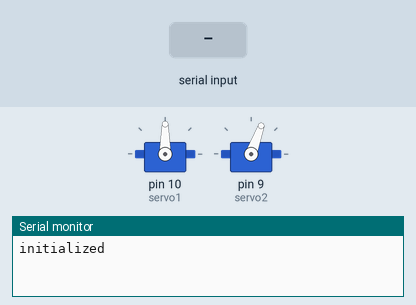
This sketch was run on a simulated Arduino Uno, built with avr-gcc and run on an emulated ATmega328P. On the bench: 2 × servo, the last lines printed to the serial monitor. The inputs (shaded band) are chosen by the test bench.

Above: at 2.2 s.
2.3 s: "30|150\n" received over Serial
At 3.0 s:
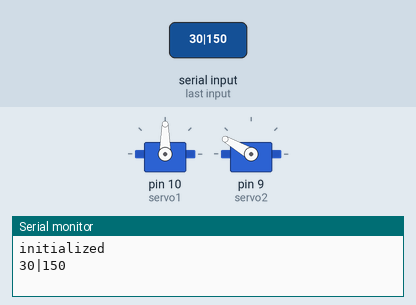
3.8 s: "1|90|45\n" received over Serial
At 4.3 s:
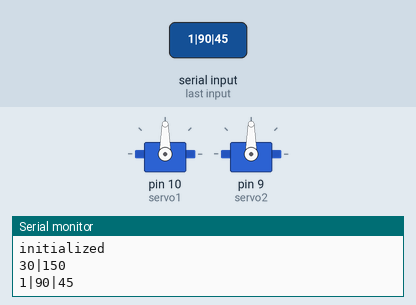
Timing chart, 0 to 6.8 s (numbered marks = the images above; inputs shaded):
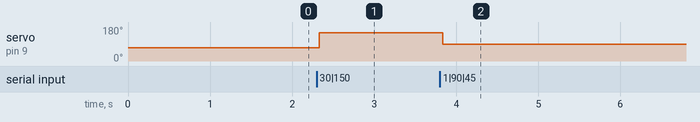

The sketch:

sketch_jun10b.ino
```cpp
#include <Servo.h>

Servo servo1;
Servo servo2;


void setup() {
  Serial.begin(9600);           // set up Serial library at 9600 bps
  // turn on servo
  servo1.attach(10);
  servo1.write(90);

  servo2.attach(9);
  servo2.write(70);
  delay(1000);

  Serial.println("initialized");
}

void loop() {

  String content = "";
  String contentI = "";
  String contentY = "";
  char character;
  int delimIndex = 0;

  while(Serial.available()) {
    character = Serial.read();
    content.concat(character);
    delay(4);
  }

  if (content != ""){
    delimIndex = content.indexOf("|");

    contentI = content.substring(0, delimIndex);
    char valueArrayI[contentI.length() + 1];
    contentI.toCharArray(valueArrayI, sizeof(valueArrayI));
    int i = atoi(valueArrayI);

    if(i >= 50 && i <= 180){
      servo1.write(i);
    }


    if(delimIndex > 0){
      contentY = content.substring(delimIndex+1);
      char valueArrayY[contentY.length() + 1];
      contentY.toCharArray(valueArrayY, sizeof(valueArrayY));
      int y = atoi(valueArrayY);

      if(y >= 50 && y <= 180) {
        servo2.write(y);
      }
    }
    delay(2);
    Serial.println(content);
  }
}
```

Measured:
- after the input at 2.3 s, servo on pin 9 (servo2): 70° → 150° at once
- after the input at 3.8 s, servo on pin 9 (servo2): 150° → 90° at once
